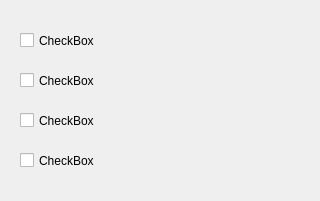
<?xml version="1.0" encoding="UTF-8"?>
<ui version="4.0">
 <class>Form</class>
 <widget class="QWidget" name="Form">
  <property name="geometry">
   <rect>
    <x>0</x>
    <y>0</y>
    <width>320</width>
    <height>201</height>
   </rect>
  </property>
  <property name="windowTitle">
   <string>Form</string>
  </property>
  <widget class="QCheckBox" name="notificationsCheckBox">
   <property name="geometry">
    <rect>
     <x>20</x>
     <y>20</y>
     <width>271</width>
     <height>41</height>
    </rect>
   </property>
   <property name="text">
    <string>CheckBox</string>
   </property>
  </widget>
  <widget class="QCheckBox" name="soundNotificationsCheckBox">
   <property name="geometry">
    <rect>
     <x>20</x>
     <y>60</y>
     <width>271</width>
     <height>41</height>
    </rect>
   </property>
   <property name="text">
    <string>CheckBox</string>
   </property>
  </widget>
  <widget class="QCheckBox" name="groupNotificationsCheckBox">
   <property name="geometry">
    <rect>
     <x>20</x>
     <y>100</y>
     <width>271</width>
     <height>41</height>
    </rect>
   </property>
   <property name="text">
    <string>CheckBox</string>
   </property>
  </widget>
  <widget class="QCheckBox" name="callsSoundCheckBox">
   <property name="geometry">
    <rect>
     <x>20</x>
     <y>140</y>
     <width>271</width>
     <height>41</height>
    </rect>
   </property>
   <property name="text">
    <string>CheckBox</string>
   </property>
  </widget>
 </widget>
 <resources/>
 <connections/>
</ui>
